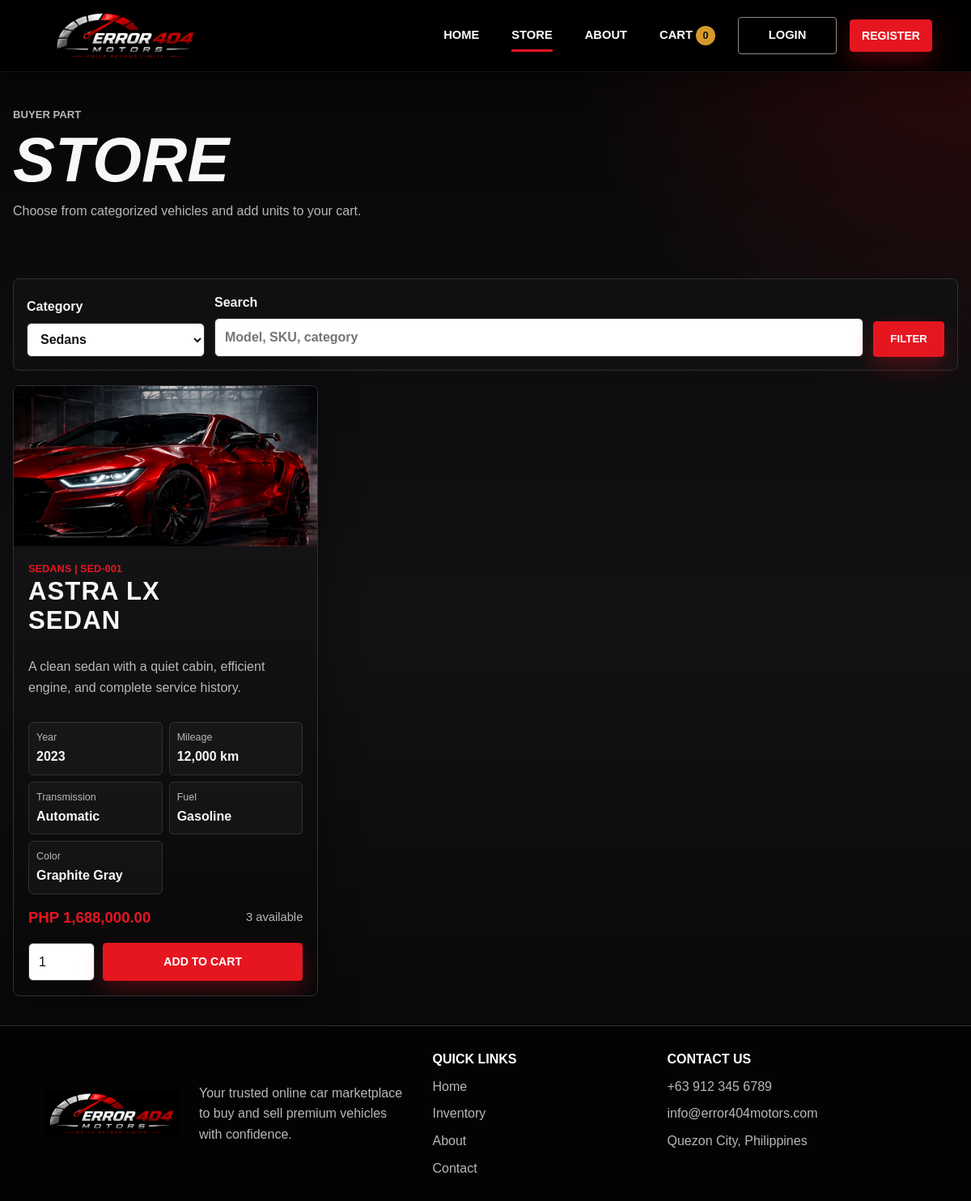
Page /store.php?category=1 on the committed database.
### tables this page shows
CREATE TABLE IF NOT EXISTS products (
    id INT AUTO_INCREMENT PRIMARY KEY,
    category_id INT NOT NULL,
    sku VARCHAR(40) NOT NULL UNIQUE,
    name VARCHAR(120) NOT NULL,
    model_year INT NOT NULL,
    mileage INT NOT NULL DEFAULT 0,
    transmission VARCHAR(40) NOT NULL,
    fuel_type VARCHAR(40) NOT NULL,
    color VARCHAR(50) NOT NULL,
    description TEXT NOT NULL,
    image_url VARCHAR(255) NULL,
    price DECIMAL(12,2) NOT NULL,
    stock_quantity INT NOT NULL DEFAULT 0,
    status ENUM('active', 'inactive') NOT NULL DEFAULT 'active',
    created_by INT NULL,
    updated_by INT NULL,
    created_at DATETIME NOT NULL,
    updated_at DATETIME NOT NULL,
    CONSTRAINT fk_products_category FOREIGN KEY (category_id) REFERENCES categories(id),
    CONSTRAINT fk_products_created_by FOREIGN KEY (created_by) REFERENCES users(id) ON DELETE SET NULL,
    CONSTRAINT fk_products_updated_by FOREIGN KEY (updated_by) REFERENCES users(id) ON DELETE SET NULL
);

CREATE TABLE IF NOT EXISTS categories (
    id INT AUTO_INCREMENT PRIMARY KEY,
    name VARCHAR(80) NOT NULL UNIQUE,
    description VARCHAR(255) NOT NULL
);

### includes/functions.php (called while the page is built, shortened)
<?php
function db(): PDO
{
    static $pdo = null;
    if ($pdo instanceof PDO) {
        return $pdo;
    }
    $dsn = 'mysql:host=' . DB_HOST . ';dbname=' . DB_NAME . ';charset=utf8mb4';
    $pdo = new PDO($dsn, DB_USER, DB_PASS, [
        PDO::ATTR_ERRMODE => PDO::ERRMODE_EXCEPTION,
        PDO::ATTR_DEFAULT_FETCH_MODE => PDO::FETCH_ASSOC,
        PDO::ATTR_EMULATE_PREPARES => false,
    ]);
    return $pdo;
}
function h($value): string
{
    return htmlspecialchars((string) $value, ENT_QUOTES, 'UTF-8');
}
function app_base_path(): string
{
    $script = str_replace('\\', '/', $_SERVER['SCRIPT_NAME'] ?? '');
    $base = preg_replace('#/[^/]*$#', '', $script) ?: '';
    return $base === '/' ? '' : $base;
}
function url_for(string $path = ''): string
{
    return app_base_path() . '/' . ltrim($path, '/');
}
function format_peso($amount): string
{
    return 'PHP ' . number_format((float) $amount, 2);
}
function categories(): array
{
    return db()->query('SELECT * FROM categories ORDER BY name')->fetchAll();
}
function search_products(?int $categoryId, string $keyword = ''): array
{
    $sql = 'SELECT p.*, c.name AS category_name
            FROM products p
            JOIN categories c ON c.id = p.category_id
            WHERE p.status = "active" AND p.stock_quantity > 0';
    $params = [];
    if ($categoryId) {
        $sql .= ' AND p.category_id = ?';
        $params[] = $categoryId;
    }
    $sql .= ' ORDER BY c.name, p.name';
    $stmt = db()->prepare($sql);
    $stmt->execute($params);
    return $stmt->fetchAll();
}
function product_image(array $product): string
{
    $image = trim((string) ($product['image_url'] ?? ''));
    return $image !== '' ? $image : 'assets/hero-red-car.jpg';
}
function vehicle_specs(array $product): array
{
    return [
        'Year' => $product['model_year'] ?: 'N/A',
        'Mileage' => number_format((int) ($product['mileage'] ?? 0)) . ' km',
        'Transmission' => $product['transmission'] ?: 'N/A',
        'Fuel' => $product['fuel_type'] ?: 'N/A',
        'Color' => $product['color'] ?: 'N/A',
    ];
}

### store.php (the view, shortened to what this page needs)
<?php
require_once __DIR__ . '/includes/functions.php';
$categoryId = isset($_GET['category']) ? (int) $_GET['category'] : null;
$keyword = trim((string) ($_GET['search'] ?? ''));
$allCategories = [];
$products = [];
$dbError = null;
try {
    $allCategories = categories();
    $products = search_products($categoryId, $keyword);
} catch (Throwable $error) {
    $dbError = $error->getMessage();
}
require_once __DIR__ . '/includes/header.php';
?>
<section class="page-title">
    <p class="eyebrow">Buyer part</p>
    <h1>Store</h1>
    <p>Choose from categorized vehicles and add units to your cart.</p>
</section>
<?php if ($dbError): ?>
    <section class="section narrow">
        <div class="notice-card">
            <h2>Database connection needed</h2>
            <p>Import the SQL file and confirm your MySQL settings in config.php.</p>
        </div>
    </section>
<?php else: ?>
    <section class="section">
        <form class="toolbar" method="get" action="<?= h(url_for('store.php')) ?>">
            <label>
                Category
                <select name="category">
                    <?php foreach ($allCategories as $category): ?>
                        <option value="<?= h($category['id']) ?>" <?= $categoryId === (int) $category['id'] ? 'selected' : '' ?>>
                            <?= h($category['name']) ?>
                        </option>
                    <?php endforeach; ?>
                </select>
            </label>
            <label>
                Search
                <input type="search" name="search" value="<?= h($keyword) ?>" placeholder="Model, SKU, category">
            </label>
            <button class="button" type="submit">Filter</button>
        </form>
        <div class="product-grid">
            <?php foreach ($products as $product): ?>
                <article class="product-card">
                    <div class="product-photo">
                        <img src="<?= h(product_image($product)) ?>" alt="<?= h($product['name']) ?>">
                    </div>
                    <div class="product-body">
                        <span class="category"><?= h($product['category_name']) ?> | <?= h($product['sku']) ?></span>
                        <h2>
                            <?php if ($product['sku'] === 'SED-001'): ?>
                                <?= h(preg_replace('/\s+Sedan$/i', '', $product['name'])) ?><br>Sedan
                            <?php else: ?>
                                <?= h($product['name']) ?>
                            <?php endif; ?>
                        </h2>
                        <p><?= h($product['description']) ?></p>
                        <dl class="spec-grid">
                            <?php foreach (vehicle_specs($product) as $label => $value): ?>
                                <div>
                                    <dt><?= h($label) ?></dt>
                                    <dd><?= h($value) ?></dd>
                                </div>
                            <?php endforeach; ?>
                        </dl>
                        <div class="price-row">
                            <strong><?= h(format_peso($product['price'])) ?></strong>
                            <span><?= h($product['stock_quantity']) ?> available</span>
                        </div>
                        <form class="add-cart" method="post" action="<?= h(url_for('store.php')) ?>">
                            <input type="number" name="quantity" value="1" min="1" max="<?= h($product['stock_quantity']) ?>" aria-label="Quantity">
                            <button class="button small" type="submit">Add to Cart</button>
                        </form>
                    </div>
                </article>
            <?php endforeach; ?>
        </div>
    </section>
<?php endif; ?>
<?php require_once __DIR__ . '/includes/footer.php'; ?>

### assets/styles.css (style rules this page uses)
:root { --ink: #f7f7f7; --muted: #b8b8b8; --soft: #dedede; --black: #050505; --black-2: #0b0b0c; --black-3: #141416; --panel: #101012; --panel-2: #18181b; --line: #303036; --red: #e51620; --red-dark: #9d0d13; --gold: #d59a2b; --paper: #080809; --shadow: 0 18px 50px rgba(0, 0, 0, 0.42); }
* { box-sizing: border-box; }
html { scroll-behavior: smooth; }
body { margin: 0; font-family: Arial, Helvetica, sans-serif; color: var(--ink); background: radial-gradient(circle at top right, rgba(229, 22, 32, 0.18), transparent 32rem), linear-gradient(180deg, #050505 0%, #121214 52%, #050505 100%); line-height: 1.6; }
img { max-width: 100%; display: block; }
.button { display: inline-flex; align-items: center; justify-content: center; min-height: 44px; padding: 11px 20px; border: 1px solid var(--red); border-radius: 4px; background: var(--red); color: #ffffff; font-weight: 900; text-transform: uppercase; cursor: pointer; box-shadow: 0 12px 28px rgba(229, 22, 32, 0.28); }
.button.small { min-height: 38px; padding: 8px 14px; font-size: 0.88rem; }
.eyebrow { margin: 0 0 8px; color: var(--red); font-size: 0.82rem; font-weight: 900; text-transform: uppercase; }
h1, h2, h3, p { margin-top: 0; }
h1 { font-size: clamp(2.8rem, 6.5vw, 5.8rem); line-height: 0.95; margin-bottom: 14px; text-transform: uppercase; font-style: italic; font-weight: 900; }
h2 { font-size: clamp(1.35rem, 2.6vw, 2rem); line-height: 1.15; text-transform: uppercase; letter-spacing: 1px; }
.section, .page-title { width: min(1180px, calc(100% - 32px)); margin: 0 auto; }
.section { padding: 36px 0; }
.page-title { padding: 42px 0 18px; }
.page-title p { max-width: 760px; color: var(--muted); }
.product-grid { display: grid; grid-template-columns: repeat(3, minmax(0, 1fr)); gap: 18px; }
.product-card, .notice-card, .panel-form, .summary-panel, .admin-action, .cart-item { border: 1px solid var(--line); border-radius: 8px; background: linear-gradient(180deg, rgba(24, 24, 27, 0.98), rgba(8, 8, 9, 0.98)); box-shadow: var(--shadow); }
.product-card { display: flex; flex-direction: column; overflow: hidden; }
.product-photo { min-height: 198px; background: #111111; }
.product-photo img { width: 100%; height: 198px; object-fit: cover; filter: contrast(1.08) saturate(1.05); }
.product-body { display: flex; flex: 1; flex-direction: column; padding: 18px; }
.product-body p { color: var(--muted); }
.category { display: block; color: var(--red); font-size: 0.8rem; font-weight: 900; text-transform: uppercase; }
.price-row { display: flex; justify-content: space-between; align-items: center; gap: 12px; margin: 16px 0; }
.product-body .price-row { margin-top: auto; }
.price-row strong { color: var(--red); font-size: 1.16rem; }
.price-row span { color: var(--muted); font-size: 0.92rem; }
.spec-grid { display: grid; grid-template-columns: repeat(2, minmax(0, 1fr)); gap: 8px; margin: 14px 0; }
.spec-grid div { padding: 9px; border: 1px solid var(--line); border-radius: 6px; background: rgba(255, 255, 255, 0.03); }
.spec-grid dt { color: var(--muted); font-size: 0.78rem; }
.spec-grid dd { margin: 0; font-weight: 700; }
.add-cart { display: grid; grid-template-columns: 82px 1fr; gap: 10px; }
input, select, textarea { width: 100%; min-height: 42px; border: 1px solid var(--line); border-radius: 6px; padding: 10px 12px; background: #ffffff; color: #111111; font: inherit; }
label { display: grid; gap: 7px; color: #f4f4f4; font-weight: 700; }
.toolbar { display: grid; grid-template-columns: 220px 1fr auto; gap: 12px; align-items: end; margin-bottom: 18px; padding: 16px; border: 1px solid var(--line); border-radius: 8px; background: var(--panel); }

### rows in the picture
products: image_url (picture), category.name "SEDANS", sku "SED-001", name "ASTRA LX", description "A clean sedan with a quiet cabin, efficient engine, and complete service history.", label "Year", value "2023", label "Mileage", value "12,000 km", label "Transmission", value "Automatic", label "Fuel", value "Gasoline", label "Color", value "Graphite Gray", price "PHP 1,688,000.00", stock_quantity "3"

### other values in the picture
cart_count() "0"
form field category "Sedans"
